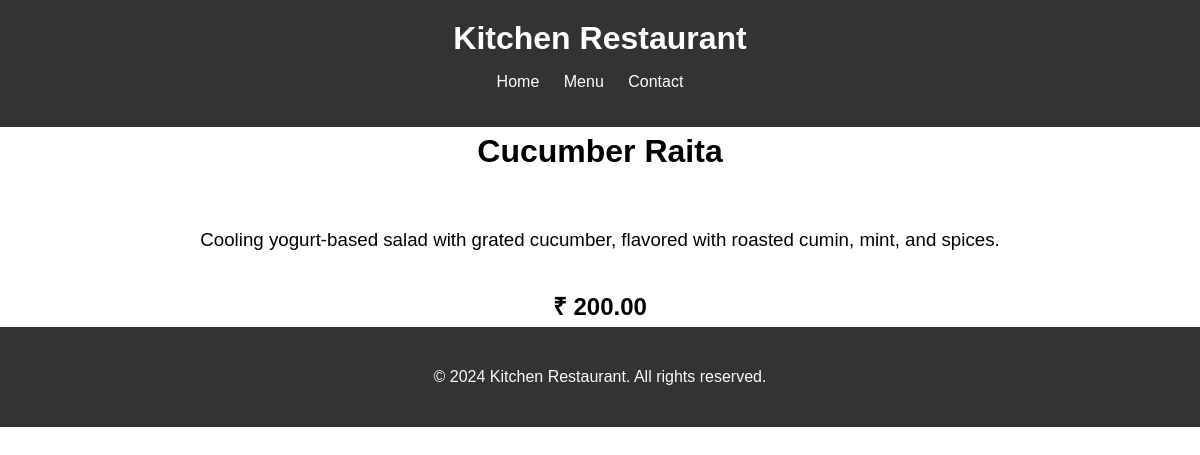
Page /kitchen_menu/23/ on the committed database.
### kitchen_menu/models.py (models this page shows, shortened)
class Menu(models.Model):
    Name = models.CharField(max_length=200, unique=True)
    Description = models.CharField(max_length=1000)
    Price = models.DecimalField(max_digits=10, decimal_places=2)
    Meal_type = models.CharField(max_length=20, choices=MEAL_TYPE)
    Author = models.ForeignKey(User, on_delete = models.PROTECT, default=2)
    status = models.IntegerField(choices=STATUS, default=1)
    created_at = models.DateTimeField(auto_now_add = True)
    updates_at = models.DateTimeField(auto_now=True)

### kitchen_menu/views.py (the view)
# urls.py: path('<int:pk>/', views.details, name='details'),
def details(request, pk):
    dish = get_object_or_404(Menu, pk = pk)
    context = {
        'dish' : dish,
    }
    return render(request, 'details.html', context)

### templates/details.html
{% extends 'base.html' %}
{% block content %}
<div class="landing" style="background-color: white; color: black; flex-direction: column;">
    <h1>{{dish.Name}}</h1><br>
    <h3 style="font-weight: normal;">{{ dish.Description }}</h3>
    <h2>₹ {{ dish.Price }}</h2>
</div>
{% endblock %}

### templates/base.html (style rules this page uses)
body { font-family: Arial, sans-serif; margin: 0; padding: 0; }
.landing { background-color: #333; color: #f9f9f9; width: 100%; height: 100px; display: flex; justify-content: center; align-items: center; margin-top: 50px; }

### rows in the picture
Menu: Name "Cucumber Raita", Description "Cooling yogurt-based salad with grated cucumber, flavored with roasted cumin, mint, and spices.", Price "200.00"
